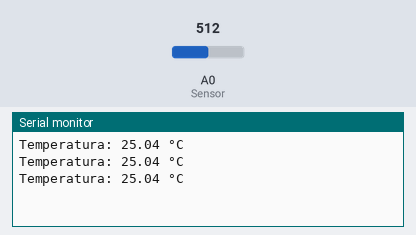
Simulated run of this sketch. Board: Arduino Uno, built with avr-gcc and run on an emulated ATmega328P. On the bench: the last lines printed to the serial monitor. Inputs (shaded band) come from the test bench; at power-on: A0 (Sensor) = 512.

Above: at 1.3 s.
1.4 s: A0 (Sensor) set to 716
At 1.9 s:
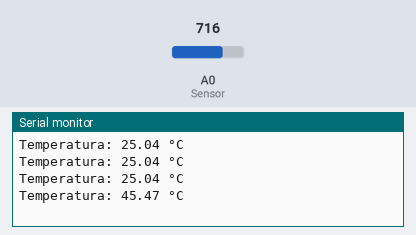
2.9 s: A0 (Sensor) set to 900
At 3.4 s:
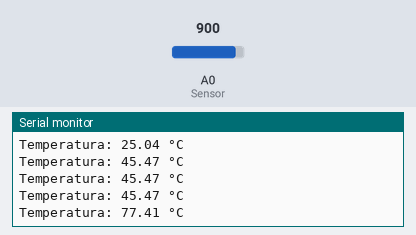
Timing chart, 0 to 5.9 s (numbered marks = the images above; inputs shaded):
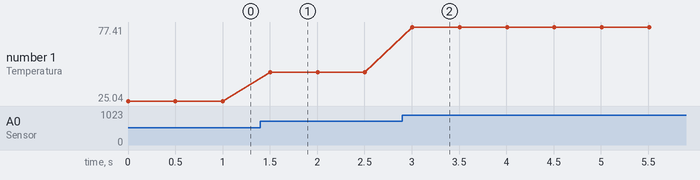

The sketch:

Codigo_KY013.ino
```cpp
int Sensor = A0;
int Vo;
float R1 = 10000;
float logR2, R2, K, C;
float c1 = 0.001129148, c2 = 0.000234125, c3 = 0.0000000876741;
void setup() {
  Serial.begin(9600);
}
void loop() {
  Vo = analogRead(Sensor);
  R2 = R1 * (1023.0 / (float)Vo - 1.0);
  logR2 = log(R2);
  K = (1.0 / (c1 + c2*logR2 + c3*logR2*logR2*logR2));
  C = K - 273.15;
  Serial.print("Temperatura: ");
  Serial.print(C);
  Serial.println(" °C");
  delay(500);
}
```

Measured:
- after the input at 1.4 s, the serial monitor: prints a new line after 0.10 s (image 1)
- after the input at 2.9 s, the serial monitor: prints a new line after 0.11 s (image 2)
- plotted number 1: 25.04 → 45.47 after the input at 1.4 s, 45.47 → 77.41 after the input at 2.9 s
